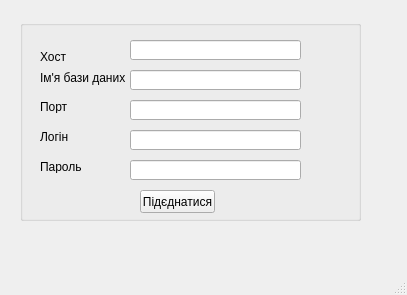
<?xml version="1.0" encoding="UTF-8"?>
<ui version="4.0">
 <class>ConnectToDatabase</class>
 <widget class="QMainWindow" name="ConnectToDatabase">
  <property name="geometry">
   <rect>
    <x>0</x>
    <y>0</y>
    <width>407</width>
    <height>295</height>
   </rect>
  </property>
  <property name="windowTitle">
   <string>MainWindow</string>
  </property>
  <widget class="QWidget" name="centralwidget">
   <widget class="QGroupBox" name="groupBox">
    <property name="geometry">
     <rect>
      <x>20</x>
      <y>20</y>
      <width>341</width>
      <height>201</height>
     </rect>
    </property>
    <property name="title">
     <string/>
    </property>
    <widget class="QLabel" name="label">
     <property name="geometry">
      <rect>
       <x>20</x>
       <y>30</y>
       <width>46</width>
       <height>13</height>
      </rect>
     </property>
     <property name="text">
      <string>Хост</string>
     </property>
    </widget>
    <widget class="QLabel" name="label_2">
     <property name="geometry">
      <rect>
       <x>20</x>
       <y>50</y>
       <width>91</width>
       <height>16</height>
      </rect>
     </property>
     <property name="text">
      <string>Ім'я бази даних</string>
     </property>
    </widget>
    <widget class="QLabel" name="label_3">
     <property name="geometry">
      <rect>
       <x>20</x>
       <y>80</y>
       <width>46</width>
       <height>13</height>
      </rect>
     </property>
     <property name="text">
      <string>Порт</string>
     </property>
    </widget>
    <widget class="QLabel" name="label_4">
     <property name="geometry">
      <rect>
       <x>20</x>
       <y>110</y>
       <width>46</width>
       <height>13</height>
      </rect>
     </property>
     <property name="text">
      <string>Логін</string>
     </property>
    </widget>
    <widget class="QLabel" name="label_5">
     <property name="geometry">
      <rect>
       <x>20</x>
       <y>140</y>
       <width>46</width>
       <height>13</height>
      </rect>
     </property>
     <property name="text">
      <string>Пароль</string>
     </property>
    </widget>
    <widget class="QLineEdit" name="hostnamelineEdit">
     <property name="geometry">
      <rect>
       <x>110</x>
       <y>20</y>
       <width>171</width>
       <height>20</height>
      </rect>
     </property>
    </widget>
    <widget class="QLineEdit" name="databasenamelineEdit">
     <property name="geometry">
      <rect>
       <x>110</x>
       <y>50</y>
       <width>171</width>
       <height>20</height>
      </rect>
     </property>
    </widget>
    <widget class="QLineEdit" name="portlineEdit">
     <property name="geometry">
      <rect>
       <x>110</x>
       <y>80</y>
       <width>171</width>
       <height>20</height>
      </rect>
     </property>
    </widget>
    <widget class="QLineEdit" name="loginlineEdit">
     <property name="geometry">
      <rect>
       <x>110</x>
       <y>110</y>
       <width>171</width>
       <height>20</height>
      </rect>
     </property>
    </widget>
    <widget class="QLineEdit" name="passwordlineEdit">
     <property name="geometry">
      <rect>
       <x>110</x>
       <y>140</y>
       <width>171</width>
       <height>20</height>
      </rect>
     </property>
    </widget>
    <widget class="QPushButton" name="pushButton">
     <property name="geometry">
      <rect>
       <x>120</x>
       <y>170</y>
       <width>75</width>
       <height>23</height>
      </rect>
     </property>
     <property name="text">
      <string>Підєднатися</string>
     </property>
    </widget>
   </widget>
  </widget>
  <widget class="QMenuBar" name="menubar">
   <property name="geometry">
    <rect>
     <x>0</x>
     <y>0</y>
     <width>407</width>
     <height>21</height>
    </rect>
   </property>
  </widget>
  <widget class="QStatusBar" name="statusbar"/>
 </widget>
 <resources/>
 <connections/>
</ui>
